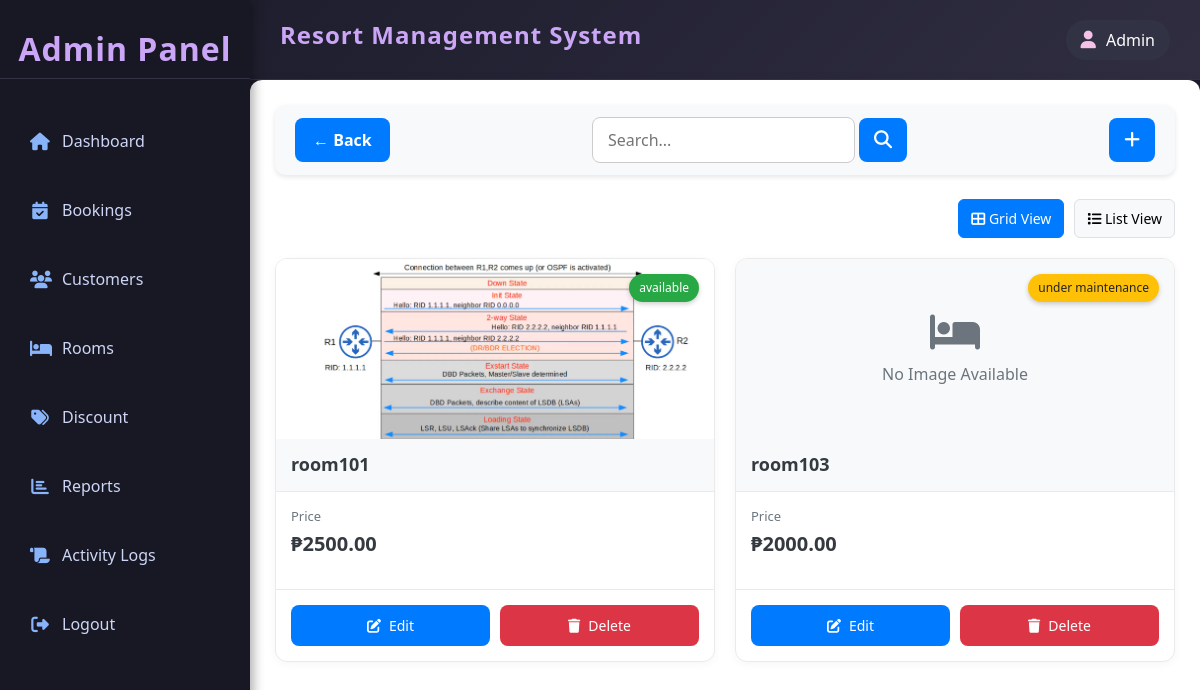
Page /admin/rooms/index.php (signed in) on the earlier database version.
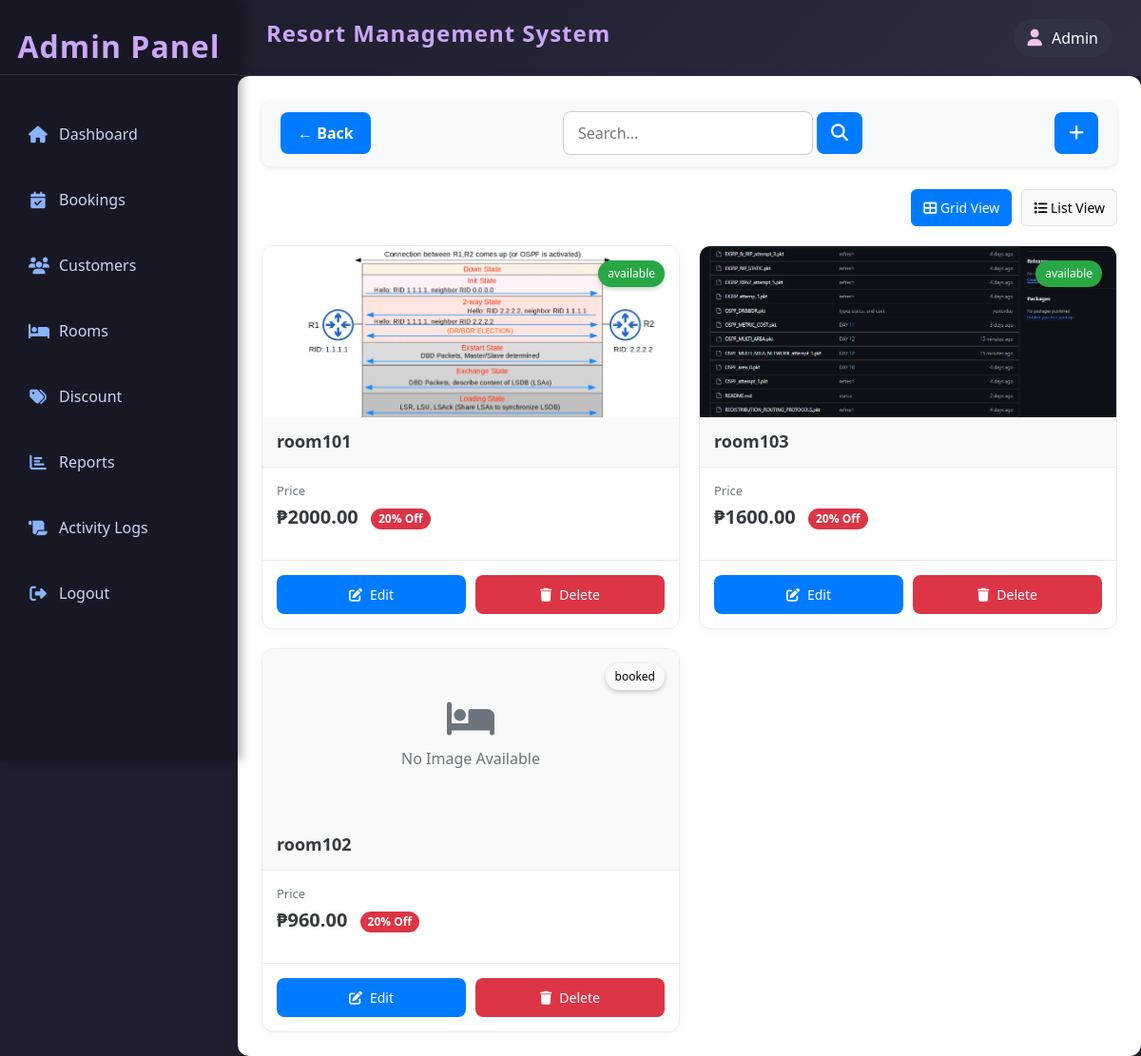
Same page on the later database version.
### tables this page shows
CREATE TABLE IF NOT EXISTS `room` (
  `room_id` int(11) NOT NULL AUTO_INCREMENT,
  `room_code` varchar(50) NOT NULL,
  `room_type` enum('standard','premium','deluxe') NOT NULL,
  `room_status` enum('available','booked','under maintenance') NOT NULL,
  `description` text NOT NULL,
  `price` decimal(10,2) NOT NULL,
  `created_at` timestamp NOT NULL DEFAULT current_timestamp(),
  `updated_at` timestamp NOT NULL DEFAULT current_timestamp(),
  PRIMARY KEY (`room_id`),
  UNIQUE KEY `room_ code` (`room_code`)
);

CREATE TABLE IF NOT EXISTS `room_gallery` (
  `room_id` int(11) NOT NULL,
  `room_img` varchar(255) NOT NULL,
  `created_at` timestamp NOT NULL DEFAULT current_timestamp(),
  UNIQUE KEY `room_img` (`room_img`),
  KEY `galley_room_fk` (`room_id`)
);

CREATE TABLE IF NOT EXISTS `discount` (
  `discount_id` int(11) NOT NULL AUTO_INCREMENT,
  `discount_name` varchar(50) NOT NULL,
  `discount_percentage` int(11) NOT NULL,
  `discount_start` datetime NOT NULL,
  `discount_end` datetime NOT NULL,
  `discount_status` enum('activate','deactivate') NOT NULL,
  `applicable_room` enum('premium','deluxe','standard') NOT NULL,
  `created_at` datetime NOT NULL DEFAULT current_timestamp(),
  `updated_at` datetime NOT NULL DEFAULT current_timestamp(),
  PRIMARY KEY (`discount_id`)
);

### admin/rooms/index.php (the view, shortened to what this page needs)
<?php
include('../../resources/database/config.php');
include ('../includes/template.php');
?>
<div class="content" style="color:black;">
    <?php
    include ('filter.php'); ?>
    <div class="view-toggle">
        <button class="toggle-btn active" onclick="toggleView('grid')" id="gridBtn">
            <i class="fas fa-th-large"></i> Grid View
        </button>
        <button class="toggle-btn" onclick="toggleView('list')" id="listBtn">
            <i class="fas fa-list"></i> List View
        </button>
    </div>
    <div class="room-card-container" id="gridView">
        <?php
        mysqli_data_seek($result, 0);
        while($row=mysqli_fetch_assoc($result)){
            $statusClass = strtolower($row['room_status']);
            $rimg="SELECT * FROM room_gallery WHERE room_id={$row['room_id']} LIMIT 1";
            $rimg_result=mysqli_query($conn,$rimg);
            $rimg_row=mysqli_fetch_assoc($rimg_result);
            if($row['discounted_price'] > 0) {
                $priceDisplay = "₱{$row['discounted_price']}";
                $discountDisplay = "<span class='discount'>{$row['discount_percentage']}% Off</span>";
            } else {
                $priceDisplay = "₱{$row['price']}";
                $discountDisplay = "";
            }
            $roomImage = "../../resources/assets/room_images/{$rimg_row['room_img']}";
            $defaultImage = "../../assets/images/room-placeholder.jpg";
            $imagePath = file_exists($roomImage) ? $roomImage : $defaultImage;
            $hasImage = file_exists($roomImage) || file_exists($defaultImage);
        ?>
        <div class="room-card <?php echo $statusClass; ?>">
            <div class="room-image">
                <?php if($hasImage): ?>
                    <img src="<?php echo $imagePath; ?>" alt="<?php echo $row['room_code']; ?>">
                <?php else: ?>
                    <div class="no-image">
                        <div class="text-center">
                            <i class="fas fa-bed"></i><br>
                            No Image Available
                        </div>
                    </div>
                <?php endif; ?>
                <div class="status-indicator"><?php echo $row['room_status']; ?></div>
            </div>
            <div class="room-header">
                <h3 class="room-code"><?php echo $row['room_code']; ?></h3>
            </div>
            <div class="room-content">
                <div class="price-container">
                    <div class="price-label">Price</div>
                    <div class="price"><?php echo $priceDisplay; ?> <?php echo $discountDisplay; ?></div>
                </div>
            </div>
            <div class="room-actions">
                <a href='edit.php?id=<?php echo $row['room_id']; ?>' class='btn btn-primary'>
                    <i class='fas fa-edit'></i> Edit
                </a>
                <a href='delete.php?id=<?php echo $row['room_id']; ?>&index_click=true' class='btn btn-danger'>
                    <i class='fas fa-trash'></i> Delete
                </a>
            </div>
        </div>
        <?php } ?>
    </div>
</div>

### admin/includes/template.php (shortened to what this page needs)
<!DOCTYPE html>
<html lang="en">
<head>
    <link rel="stylesheet" href="https://cdnjs.cloudflare.com/ajax/libs/font-awesome/6.4.2/css/all.min.css">
    <link rel="stylesheet" href="https://cdn.jsdelivr.net/npm/bootstrap@5.3.0/dist/css/bootstrap.min.css">
</head>
<body>
    <div class="sidebar">
        <h2>Admin Panel</h2>
        <ul>
            <li><a href="http:/resort-ms/admin/index.php"><i class="fas fa-home"></i> Dashboard</a></li>
            <li><a href="http:/resort-ms/admin/booking/index.php?switch="><i class="fas fa-calendar-check"></i> Bookings</a></li>
            <li><a href="http:/resort-ms/admin/customer/index.php"><i class="fas fa-users"></i> Customers</a></li>
            <li><a href="http:/resort-ms/admin/rooms/index.php"><i class="fas fa-bed"></i> Rooms</a></li>
            <li><a href="http:/resort-ms/admin/discount/index.php"><i class="fas fa-tags"></i> Discount</a></li>
            <li><a href="http:/resort-ms/admin/reports/index.php"><i class="fas fa-chart-bar"></i> Reports</a></li>
            <li><a href="http:/resort-ms/admin/activity_logs/index.php"><i class="fas fa-scroll"></i> Activity Logs</a></li>
            <li><a href="http:/resort-ms/logout.php"><i class="fas fa-sign-out-alt"></i> Logout</a></li>
        </ul>
    </div>
    <div class="header">
        <h2>Resort Management System</h2>
        <div class="admin-info">
            <i class="fas fa-user"></i> Admin
        </div>
    </div>
</body>
</html>

### admin/rooms/filter.php (shortened to what this page needs)
<?php
if(isset($_GET['search']) && isset($_GET['searchbar'])){
     $find=isset($_GET['searchbar']) ? $_GET['searchbar'] : '';
    $search="'%$find%'";
    $sql1 = "SELECT
    room.room_status,
    room.room_id,
    room.price,
    room.room_code,
    discount.discount_name,
    discount.discount_percentage,
    ROUND(room.price - (room.price * (discount.discount_percentage / 100)), 2) AS discounted_price
FROM room
LEFT JOIN discount
    ON room.room_type = discount.applicable_room
    AND discount.discount_status = 'activate'
    AND NOW() BETWEEN discount.discount_start AND discount.discount_end
WHERE room.room_code LIKE $search;";
    $result = mysqli_query($conn, $sql1);
    }else{
    $sql1 = "SELECT
    room.room_status,
    room.room_id,
    room.price,
    room.room_code,
    discount.discount_name,
    discount.discount_percentage,
    ROUND(room.price - (room.price * (discount.discount_percentage / 100)), 2) AS discounted_price
FROM room
LEFT JOIN discount
    ON room.room_type = discount.applicable_room
    AND discount.discount_status = 'activate'
    AND NOW() >= discount.discount_start
    AND NOW() <= discount.discount_end;
";
    $result = mysqli_query($conn, $sql1);
    }
?>
<div class="top-bar">
    <button class="back-btn" onclick="history.back()">← Back</button>
    <form action="<?php $_SERVER['PHP_SELF']?>" method="get">
   <input type="text" class="search-bar" name="searchbar"  placeholder="Search...">
   <button class="btnn btnn-primary" name="search" ><i class="fas fa-magnifying-glass"></i></button>
   </form>
    <a href="create.php" class="btnn btnn-primary" style="text-decoration: none; color:white;"><i class="fas fa-add "></i></a>
</div>
<br>

### admin/includes/template.php (style rules this page uses)
body { display: grid; grid-template-columns: 250px 100px 100px auto; grid-template-rows: 80px 100px auto 100px; height: 100vh; margin: 0; font-family: 'Segoe UI', Tahoma, Geneva, Verdana, sans-serif; background: #1E1E2E; color: #E0E0E0; }
.sidebar { grid-row: 1 / 5; background: #181825; color: white; padding: 20px 0; position: fixed; height: 100vh; width: 250px; box-shadow: 4px 0 10px rgba(0, 0, 0, 0.3); transition: all 0.3s ease; }
.sidebar h2 { text-align: center; margin-bottom: 30px; padding: 10px; color: #CBA6F7; font-weight: 600; letter-spacing: 1px; border-bottom: 1px solid #313244; }
.sidebar ul { list-style: none; padding-left: 0; }
.sidebar ul li { padding: 8px 15px; margin-bottom: 5px; }
.sidebar ul li a { color: #CDD6F4; text-decoration: none; display: flex; align-items: center; padding: 12px 15px; border-radius: 8px; transition: all 0.3s; margin-right: 15px; }
.sidebar ul li a i { margin-right: 12px; width: 20px; text-align: center; font-size: 1.1em; color: #89B4FA; }
.header { grid-column: 2 / 5; grid-row: 1/2; background: linear-gradient(135deg, #1E1E2E 0%, #302D41 100%); display: flex; align-items: center; justify-content: space-between; padding: 0 30px; color: white; box-shadow: 0 4px 10px rgba(0, 0, 0, 0.1); border-bottom: 1px solid #313244; }
.header h2 { font-weight: 600; font-size: 1.5rem; color: #CBA6F7; letter-spacing: 1px; }
.admin-info { display: flex; align-items: center; background: #313244; padding: 8px 15px; border-radius: 50px; font-weight: 500; transition: all 0.3s; }
.admin-info i { margin-right: 10px; color: #F5C2E7; font-size: 1.1em; }
.content { grid-column: 2 / 5; grid-row: 2 / 5; width: 100%; padding: 20px; background: #1E1E2E; box-shadow: inset 0 5px 15px rgba(0, 0, 0, 0.1); color: black; }

### admin/rooms/index.php (style rules this page uses)
.content { width: 100%; padding: 25px; background: white; border-radius: 12px; box-shadow: 0 6px 18px rgba(0, 0, 0, 0.08); }
.room-card-container { display: grid; grid-template-columns: repeat(auto-fill, minmax(320px, 1fr)); gap: 20px; margin-top: 20px; }
.room-card { background: #fff; border-radius: 12px; overflow: hidden; transition: all 0.3s ease; border: 1px solid #eaeaea; box-shadow: 0 2px 10px rgba(0, 0, 0, 0.04); position: relative; display: flex; flex-direction: column; height: 100%; }
.room-image { position: relative; width: 100%; height: 180px; overflow: hidden; background-color: #f8f9fa; }
.room-image img { width: 100%; height: 100%; object-fit: cover; transition: transform 0.5s ease; }
.no-image { display: flex; align-items: center; justify-content: center; height: 100%; color: #6c757d; font-size: 16px; }
.no-image i { font-size: 40px; margin-bottom: 10px; }
.status-indicator { position: absolute; top: 15px; right: 15px; padding: 5px 10px; border-radius: 20px; font-size: 12px; font-weight: 500; z-index: 2; box-shadow: 0 2px 5px rgba(0,0,0,0.2); }
.available .status-indicator { background: #28a745; color: white; }
.room-header { background: #f8f9fa; padding: 15px; border-bottom: 1px solid #eaeaea; }
.room-code { font-size: 18px; font-weight: 700; color: #343a40; margin: 0; }
.room-content { padding: 15px; flex-grow: 1; }
.price-container { margin-bottom: 15px; }
.price-label { font-size: 13px; color: #6c757d; margin-bottom: 3px; }
.price { font-size: 20px; font-weight: 700; color: #343a40; }
.discount { display: inline-block; background: #dc3545; color: white; font-size: 12px; padding: 2px 8px; border-radius: 12px; margin-left: 8px; vertical-align: middle; }
.room-actions { display: flex; gap: 10px; padding: 15px; border-top: 1px solid #eaeaea; margin-top: auto; }
.btn { flex: 1; display: inline-flex; align-items: center; justify-content: center; padding: 10px; border-radius: 8px; font-weight: 500; text-decoration: none; transition: all 0.2s ease; font-size: 14px; border: none; cursor: pointer; }
.btn i { margin-right: 8px; }
.btn-primary { background: #007bff; color: white; }
.btn-danger { background: #dc3545; color: white; }
.view-toggle { display: flex; justify-content: flex-end; margin-bottom: 15px; }
.toggle-btn { padding: 8px 12px; border-radius: 6px; background: #f8f9fa; border: 1px solid #dee2e6; cursor: pointer; font-size: 14px; transition: all 0.2s ease; margin-left: 10px; }
.toggle-btn:hover, .toggle-btn.active { background: #007bff; color: white; border-color: #007bff; }
.maintenance .status-indicator { background: #ffc107; color: #212529; }

Differences in the rows shown:
shown differently, row unchanged: room "room101": price "₱2500.00" → "₱2000.00"; discount.discount_percentage (not shown) → "20"
changed room "room103": room_status "under maintenance" → "available"; price "₱2000.00" → "₱1600.00"; discount.discount_percentage (not shown) → "20"; room_status "No Image Available" → "% Off"
added room: shows "No Image Available", room_status "booked", room_code "room102", priceDisplay "₱960.00", discount.discount_percentage "20"
